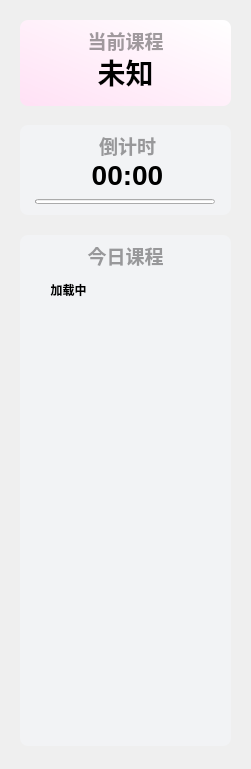
<?xml version="1.0" encoding="UTF-8"?>
<ui version="4.0">
 <class>From</class>
 <widget class="QWidget" name="From">
  <property name="geometry">
   <rect>
    <x>0</x>
    <y>0</y>
    <width>251</width>
    <height>769</height>
   </rect>
  </property>
  <property name="windowTitle">
   <string>Form</string>
  </property>
  <widget class="TitleLabel" name="lingyun_class">
   <property name="geometry">
    <rect>
     <x>20</x>
     <y>53</y>
     <width>211</width>
     <height>38</height>
    </rect>
   </property>
   <property name="font">
    <font>
     <family>Microsoft YaHei UI</family>
     <pointsize>21</pointsize>
     <weight>75</weight>
     <bold>true</bold>
    </font>
   </property>
   <property name="layoutDirection">
    <enum>Qt::LeftToRight</enum>
   </property>
   <property name="autoFillBackground">
    <bool>false</bool>
   </property>
   <property name="text">
    <string>未知</string>
   </property>
   <property name="alignment">
    <set>Qt::AlignCenter</set>
   </property>
  </widget>
  <widget class="SmoothScrollArea" name="sd_scroll">
   <property name="geometry">
    <rect>
     <x>30</x>
     <y>270</y>
     <width>191</width>
     <height>461</height>
    </rect>
   </property>
   <property name="styleSheet">
    <string notr="true">background: transparent; border: none</string>
   </property>
   <property name="widgetResizable">
    <bool>true</bool>
   </property>
   <widget class="QWidget" name="scrollAreaWidgetContents">
    <property name="geometry">
     <rect>
      <x>0</x>
      <y>0</y>
      <width>191</width>
      <height>461</height>
     </rect>
    </property>
    <layout class="QVBoxLayout" name="verticalLayout_9">
     <item>
      <layout class="QGridLayout" name="gridLayout">
       <property name="sizeConstraint">
        <enum>QLayout::SetNoConstraint</enum>
       </property>
       <property name="leftMargin">
        <number>2</number>
       </property>
       <property name="topMargin">
        <number>2</number>
       </property>
       <property name="rightMargin">
        <number>2</number>
       </property>
       <property name="bottomMargin">
        <number>2</number>
       </property>
       <property name="spacing">
        <number>2</number>
       </property>
       <item row="0" column="0">
        <widget class="StrongBodyLabel" name="class_ORD">
         <property name="maximumSize">
          <size>
           <width>70</width>
           <height>16777215</height>
          </size>
         </property>
         <property name="text">
          <string>&lt;html&gt;&lt;head/&gt;&lt;body&gt;&lt;p&gt;&lt;span style=&quot; font-weight:600;&quot;&gt;加载中&lt;/span&gt;&lt;/p&gt;&lt;/body&gt;&lt;/html&gt;</string>
         </property>
         <property name="alignment">
          <set>Qt::AlignHCenter|Qt::AlignTop</set>
         </property>
        </widget>
       </item>
       <item row="0" column="1">
        <widget class="VerticalSeparator" name="VerticalSeparator"/>
       </item>
       <item row="0" column="2">
        <widget class="StrongBodyLabel" name="class_widget">
         <property name="text">
          <string>&lt;html&gt;&lt;head/&gt;&lt;body&gt;&lt;p&gt;&lt;br/&gt;&lt;/p&gt;&lt;/body&gt;&lt;/html&gt;</string>
         </property>
         <property name="alignment">
          <set>Qt::AlignHCenter|Qt::AlignTop</set>
         </property>
        </widget>
       </item>
      </layout>
     </item>
    </layout>
   </widget>
  </widget>
  <widget class="QLabel" name="lingyun_background">
   <property name="geometry">
    <rect>
     <x>20</x>
     <y>20</y>
     <width>211</width>
     <height>86</height>
    </rect>
   </property>
   <property name="styleSheet">
    <string notr="true">background-color: qlineargradient(spread:pad, x1:0, y1:1, x2:1, y2:0, stop:0 rgba(255, 225, 245, 255), stop:1 rgba(255, 255, 255, 255));

border-radius: 8px</string>
   </property>
   <property name="text">
    <string/>
   </property>
   <property name="scaledContents">
    <bool>false</bool>
   </property>
  </widget>
  <widget class="QLabel" name="lingyun_Title">
   <property name="geometry">
    <rect>
     <x>20</x>
     <y>25</y>
     <width>211</width>
     <height>31</height>
    </rect>
   </property>
   <property name="font">
    <font>
     <family>Microsoft YaHei UI</family>
     <pointsize>14</pointsize>
     <weight>75</weight>
     <bold>true</bold>
    </font>
   </property>
   <property name="styleSheet">
    <string notr="true">color: rgba(0, 0, 0, 95);
font-weight: bold;</string>
   </property>
   <property name="text">
    <string>当前课程</string>
   </property>
   <property name="textFormat">
    <enum>Qt::PlainText</enum>
   </property>
   <property name="alignment">
    <set>Qt::AlignCenter</set>
   </property>
  </widget>
  <widget class="TitleLabel" name="lingyun_down">
   <property name="geometry">
    <rect>
     <x>22</x>
     <y>156</y>
     <width>211</width>
     <height>38</height>
    </rect>
   </property>
   <property name="font">
    <font>
     <family>Microsoft YaHei UI</family>
     <pointsize>21</pointsize>
     <weight>75</weight>
     <bold>true</bold>
    </font>
   </property>
   <property name="text">
    <string>00:00</string>
   </property>
   <property name="alignment">
    <set>Qt::AlignCenter</set>
   </property>
  </widget>
  <widget class="ProgressBar" name="lingyun_Bar">
   <property name="geometry">
    <rect>
     <x>35</x>
     <y>199</y>
     <width>180</width>
     <height>5</height>
    </rect>
   </property>
   <property name="minimumSize">
    <size>
     <width>0</width>
     <height>5</height>
    </size>
   </property>
   <property name="maximumSize">
    <size>
     <width>16777215</width>
     <height>6</height>
    </size>
   </property>
   <property name="styleSheet">
    <string notr="true"/>
   </property>
   <property name="orientation">
    <enum>Qt::Horizontal</enum>
   </property>
   <property name="useAni">
    <bool>true</bool>
   </property>
   <property name="val">
    <double>0.000000000000000</double>
   </property>
  </widget>
  <widget class="QLabel" name="todayclass_background">
   <property name="geometry">
    <rect>
     <x>20</x>
     <y>235</y>
     <width>211</width>
     <height>511</height>
    </rect>
   </property>
   <property name="styleSheet">
    <string notr="true">background-color: rgba(242, 243, 245, 255);
border-radius: 8px</string>
   </property>
   <property name="text">
    <string/>
   </property>
  </widget>
  <widget class="QLabel" name="todayclass_Title">
   <property name="geometry">
    <rect>
     <x>20</x>
     <y>240</y>
     <width>211</width>
     <height>31</height>
    </rect>
   </property>
   <property name="font">
    <font>
     <family>Microsoft YaHei UI</family>
     <pointsize>14</pointsize>
     <weight>75</weight>
     <bold>true</bold>
    </font>
   </property>
   <property name="styleSheet">
    <string notr="true">color: rgba(0, 0, 0, 95);
font-weight: bold;</string>
   </property>
   <property name="text">
    <string>今日课程</string>
   </property>
   <property name="textFormat">
    <enum>Qt::PlainText</enum>
   </property>
   <property name="alignment">
    <set>Qt::AlignCenter</set>
   </property>
  </widget>
  <widget class="QLabel" name="lingyun_background_2">
   <property name="geometry">
    <rect>
     <x>20</x>
     <y>125</y>
     <width>211</width>
     <height>90</height>
    </rect>
   </property>
   <property name="styleSheet">
    <string notr="true">background-color: rgba(242, 243, 245, 255);
border-radius: 8px</string>
   </property>
   <property name="text">
    <string/>
   </property>
  </widget>
  <widget class="QLabel" name="lingyun_Title_2">
   <property name="geometry">
    <rect>
     <x>22</x>
     <y>130</y>
     <width>211</width>
     <height>31</height>
    </rect>
   </property>
   <property name="font">
    <font>
     <family>Microsoft YaHei UI</family>
     <pointsize>14</pointsize>
     <weight>75</weight>
     <bold>true</bold>
    </font>
   </property>
   <property name="styleSheet">
    <string notr="true">color: rgba(0, 0, 0, 95);
font-weight: bold;</string>
   </property>
   <property name="text">
    <string>倒计时</string>
   </property>
   <property name="textFormat">
    <enum>Qt::PlainText</enum>
   </property>
   <property name="alignment">
    <set>Qt::AlignCenter</set>
   </property>
  </widget>
  <zorder>lingyun_background</zorder>
  <zorder>lingyun_Title</zorder>
  <zorder>lingyun_class</zorder>
  <zorder>todayclass_background</zorder>
  <zorder>sd_scroll</zorder>
  <zorder>todayclass_Title</zorder>
  <zorder>lingyun_background_2</zorder>
  <zorder>lingyun_down</zorder>
  <zorder>lingyun_Title_2</zorder>
  <zorder>lingyun_Bar</zorder>
 </widget>
 <customwidgets>
  <customwidget>
   <class>VerticalSeparator</class>
   <extends>QWidget</extends>
   <header>qfluentwidgets</header>
  </customwidget>
  <customwidget>
   <class>SmoothScrollArea</class>
   <extends>QScrollArea</extends>
   <header>qfluentwidgets</header>
   <container>1</container>
  </customwidget>
  <customwidget>
   <class>StrongBodyLabel</class>
   <extends>QLabel</extends>
   <header>qfluentwidgets</header>
  </customwidget>
  <customwidget>
   <class>TitleLabel</class>
   <extends>QLabel</extends>
   <header>qfluentwidgets</header>
  </customwidget>
  <customwidget>
   <class>ProgressBar</class>
   <extends>QProgressBar</extends>
   <header>qfluentwidgets</header>
  </customwidget>
 </customwidgets>
 <resources/>
 <connections/>
</ui>
